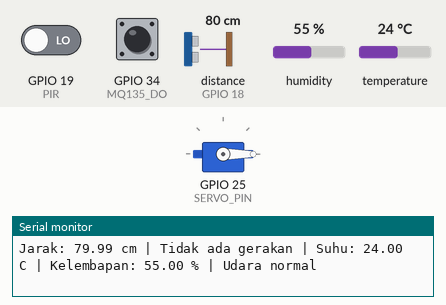
Simulated run of this sketch. Board: ESP32. Parts: servo, the last lines printed to the serial monitor. Wiring (inferred from the names in the program): ultrasonic range finder: trigger GPIO 5; echo GPIO 18. The test bench sets the inputs (shaded band); at power-on: distance to the obstacle (sensor on GPIO 18) 80 cm, GPIO 19 (PIR) LOW, GPIO 34 (MQ135_DO) HIGH, humidity 55 %, temperature 24 °C. The echo pulse lasts 58.3 µs per cm; WiFi joins after 1.5 s; servers stay silent unless stated; uploads are accepted with an empty reply.

Above: at 2.7 s.
2.8 s: distance to the obstacle (sensor on GPIO 18) set to 23 cm
4.3 s: distance to the obstacle (sensor on GPIO 18) set to 20 cm
At 5.3 s:
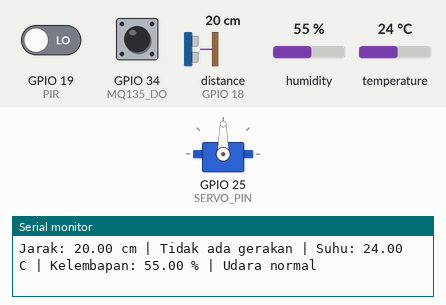
5.8 s: GPIO 19 (PIR) driven HIGH
At 8.6 s:
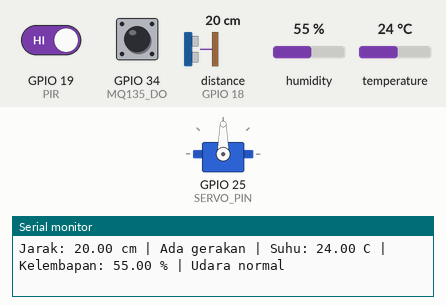
10.7 s: distance to the obstacle (sensor on GPIO 18) set to 35 cm
At 11.9 s:
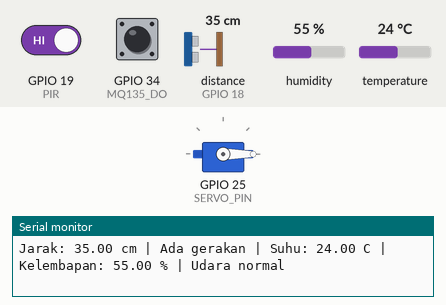
12.2 s: distance to the obstacle (sensor on GPIO 18) set to 2 cm
At 13.0 s:
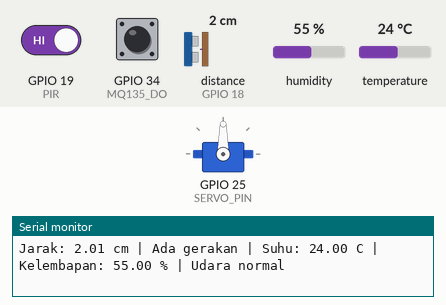
Timing chart, 0 to 14.7 s (numbered marks = the images above; inputs shaded):
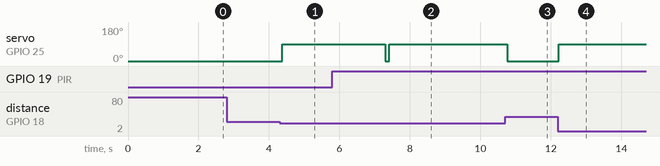

Measured:
- the behaviour switches between 21 and 20 cm on distance to the obstacle (sensor on GPIO 18) (found by bisection; images 0 and 1)
- after the input at 4.3 s, servo on GPIO 25 (SERVO_PIN): 0° → 90° after 0.08 s
- after the input at 5.8 s, servo on GPIO 25 (SERVO_PIN): 90° → 0° after 1.5 s, → 90° 0.10 s later
- after the input at 10.7 s, servo on GPIO 25 (SERVO_PIN): 90° → 0° after 0.07 s
- after the input at 12.2 s, servo on GPIO 25 (SERVO_PIN): 0° → 90° at once

The sketch:

sensor_clear.ino
```cpp
/*
 * sensor_clear.ino  (versi IoT)
 * ESP32 membaca HC-SR04, PIR, DHT11, MQ135 (DO) dan menggerakkan servo,
 * lalu mengirim hasilnya ke server Flask (disimpan di PostgreSQL) lewat WiFi.
 *
 * Library yang dibutuhkan (Library Manager):
 *   - ESP32Servo
 *   - DHT sensor library (Adafruit) + Adafruit Unified Sensor
 * WiFi.h dan HTTPClient.h sudah ikut paket board ESP32.
 */
#include <WiFi.h>
#include <HTTPClient.h>
#include <ESP32Servo.h>
#include <DHT.h>

// ====== KONFIGURASI: ubah sesuai jaringan Anda ======
const char* WIFI_SSID   = "HOMESPACE";
const char* WIFI_PASS   = "1sampai9";
// IP komputer yang menjalankan Flask (cek dengan ipconfig / ip a), bukan "localhost"
const char* SERVER_URL  = "http://192.168.1.5:5000/api/data";
const char* API_KEY     = "rahasia";   // harus sama dengan API_KEY di .env
const char* DEVICE_ID   = "esp32-01";
const unsigned long INTERVAL_KIRIM_MS = 1000;             // kirim data tiap 1 detik

// ====== PIN ======
#define TRIG 5
#define ECHO 18
#define SERVO_PIN 25
#define PIR 19
#define DHTPIN 4
#define DHTTYPE DHT11   // ganti DHT22 jika sensor Anda DHT22
#define MQ135_DO 34

Servo servo;
DHT dht(DHTPIN, DHTTYPE);

// ====== DATA BERSAMA (diisi loop(), dibaca tugas pengirim) ======
struct Data {
  float jarak = NAN;      // cm, NAN jika tidak ada pantulan
  float suhu = NAN;       // C
  float lembap = NAN;     // %
  bool  gerakan = false;  // latch: true jika PIR sempat HIGH sejak pengiriman terakhir
  bool  gas = false;      // latch: true jika MQ135 sempat mendeteksi gas
  int   servoDeg = 0;
};
Data data;
SemaphoreHandle_t mutexData;

unsigned long terakhirDHT = 0;

// ---------- WiFi ----------
void sambungWiFi() {
  if (WiFi.status() == WL_CONNECTED) return;
  Serial.print("Menyambung WiFi");
  WiFi.mode(WIFI_STA);
  WiFi.begin(WIFI_SSID, WIFI_PASS);
  unsigned long mulai = millis();
  while (WiFi.status() != WL_CONNECTED && millis() - mulai < 15000) {
    vTaskDelay(pdMS_TO_TICKS(500));
    Serial.print(".");
  }
  if (WiFi.status() == WL_CONNECTED) {
    Serial.print("\nWiFi tersambung, IP: ");
    Serial.println(WiFi.localIP());
  } else {
    Serial.println("\nWiFi gagal, coba lagi nanti");
  }
}

// Angka desimal, atau "null" jika NAN (agar JSON tetap valid)
void tulisFloat(char* buf, size_t n, float v) {
  if (isnan(v)) snprintf(buf, n, "null");
  else snprintf(buf, n, "%.2f", v);
}

// ---------- Tugas pengirim (berjalan terpisah agar servo tidak ikut tertahan) ----------
void kirimTask(void* param) {
  for (;;) {
    vTaskDelay(pdMS_TO_TICKS(INTERVAL_KIRIM_MS));

    Data d;
    xSemaphoreTake(mutexData, portMAX_DELAY);
    d = data;
    data.gerakan = false;   // reset latch setelah disalin
    data.gas = false;
    xSemaphoreGive(mutexData);

    sambungWiFi();
    if (WiFi.status() != WL_CONNECTED) continue;

    char jarak[16], suhu[16], lembap[16];
    tulisFloat(jarak, sizeof(jarak), d.jarak);
    tulisFloat(suhu, sizeof(suhu), d.suhu);
    tulisFloat(lembap, sizeof(lembap), d.lembap);

    char body[256];
    snprintf(body, sizeof(body),
             "{\"device_id\":\"%s\",\"jarak_cm\":%s,\"gerakan\":%s,\"suhu_c\":%s,"
             "\"kelembapan\":%s,\"gas\":%s,\"servo_deg\":%d}",
             DEVICE_ID, jarak, d.gerakan ? "true" : "false", suhu, lembap,
             d.gas ? "true" : "false", d.servoDeg);

    HTTPClient http;
    http.setTimeout(3000);
    http.begin(SERVER_URL);
    http.addHeader("Content-Type", "application/json");
    http.addHeader("X-API-Key", API_KEY);
    int kode = http.POST(body);
    if (kode == 201 || kode == 200) {
      Serial.printf("[kirim] OK (%d)\n", kode);
    } else {
      Serial.printf("[kirim] GAGAL kode=%d\n", kode);
    }
    http.end();
  }
}

void setup() {
  Serial.begin(115200);
  pinMode(TRIG, OUTPUT);
  pinMode(ECHO, INPUT);
  pinMode(PIR, INPUT);
  pinMode(MQ135_DO, INPUT);
  dht.begin();
  servo.setPeriodHertz(50);
  servo.attach(SERVO_PIN, 500, 2400);
  servo.write(0);

  mutexData = xSemaphoreCreateMutex();
  sambungWiFi();
  xTaskCreatePinnedToCore(kirimTask, "kirim", 8192, NULL, 1, NULL, 0);
}

void loop() {
  // --- HC-SR04 ---
  digitalWrite(TRIG, LOW);  delayMicroseconds(2);
  digitalWrite(TRIG, HIGH); delayMicroseconds(10);
  digitalWrite(TRIG, LOW);

  long durasi = pulseIn(ECHO, HIGH, 30000);
  float jarak = (durasi > 0) ? durasi * 0.0343 / 2 : NAN;   // cm

  // --- Servo bergerak berdasarkan jarak ---
  int sudut = (!isnan(jarak) && jarak < 20) ? 90 : 0;
  servo.write(sudut);

  // --- DHT dibaca tiap 2 detik ---
  float t = NAN, h = NAN;
  bool dhtBaru = false;
  if (millis() - terakhirDHT >= 2000) {
    terakhirDHT = millis();
    t = dht.readTemperature();
    h = dht.readHumidity();
    if (!isnan(t) && !isnan(h)) dhtBaru = true;
    else Serial.println("Gagal membaca DHT");
  }

  bool pir = digitalRead(PIR) == HIGH;
  bool gas = digitalRead(MQ135_DO) == LOW;   // LOW = gas terdeteksi (tukar jika modul Anda kebalikannya)

  // --- Simpan ke data bersama ---
  xSemaphoreTake(mutexData, portMAX_DELAY);
  data.jarak = jarak;
  data.servoDeg = sudut;
  if (dhtBaru) { data.suhu = t; data.lembap = h; }
  data.gerakan = data.gerakan || pir;
  data.gas = data.gas || gas;
  xSemaphoreGive(mutexData);

  // --- Tampilkan ke Serial Monitor (format sama seperti kode asli) ---
  Serial.print("Jarak: ");
  Serial.print(isnan(jarak) ? 0.0 : jarak);
  Serial.print(" cm | ");
  Serial.print(pir ? "Ada gerakan" : "Tidak ada gerakan");
  Serial.print(" | Suhu: ");
  Serial.print(data.suhu);
  Serial.print(" C | Kelembapan: ");
  Serial.print(data.lembap);
  Serial.print(" % | ");
  Serial.println(gas ? "Gas terdeteksi" : "Udara normal");

  delay(100);
}
```
